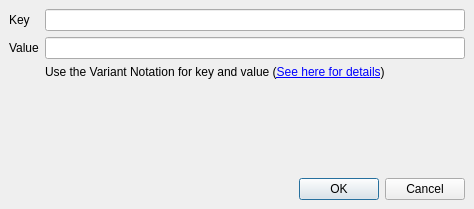
<?xml version="1.0" encoding="UTF-8"?>
<ui version="4.0">
 <class>UserPropertiesEditForm</class>
 <widget class="QDialog" name="UserPropertiesEditForm">
  <property name="geometry">
   <rect>
    <x>0</x>
    <y>0</y>
    <width>474</width>
    <height>209</height>
   </rect>
  </property>
  <property name="windowTitle">
   <string>Edit User Property</string>
  </property>
  <layout class="QVBoxLayout">
   <property name="spacing">
    <number>6</number>
   </property>
   <property name="leftMargin">
    <number>9</number>
   </property>
   <property name="topMargin">
    <number>9</number>
   </property>
   <property name="rightMargin">
    <number>9</number>
   </property>
   <property name="bottomMargin">
    <number>9</number>
   </property>
   <item>
    <widget class="QFrame" name="frame">
     <property name="frameShape">
      <enum>QFrame::NoFrame</enum>
     </property>
     <property name="frameShadow">
      <enum>QFrame::Raised</enum>
     </property>
     <layout class="QGridLayout">
      <property name="leftMargin">
       <number>0</number>
      </property>
      <property name="topMargin">
       <number>0</number>
      </property>
      <property name="rightMargin">
       <number>0</number>
      </property>
      <property name="bottomMargin">
       <number>0</number>
      </property>
      <property name="spacing">
       <number>6</number>
      </property>
      <item row="0" column="1">
       <widget class="QLineEdit" name="key_le"/>
      </item>
      <item row="1" column="1">
       <widget class="QLineEdit" name="value_le"/>
      </item>
      <item row="2" column="1">
       <widget class="QLabel" name="help_label">
        <property name="text">
         <string>&lt;html&gt;Use the Variant Notation for key and value (&lt;a href=&quot;int:/about/variant_notation.xml&quot;&gt;See here for details&lt;/a&gt;)&lt;/html&gt;</string>
        </property>
        <property name="wordWrap">
         <bool>true</bool>
        </property>
       </widget>
      </item>
      <item row="1" column="0">
       <widget class="QLabel" name="label_2">
        <property name="text">
         <string>Value</string>
        </property>
       </widget>
      </item>
      <item row="0" column="0">
       <widget class="QLabel" name="label">
        <property name="text">
         <string>Key</string>
        </property>
       </widget>
      </item>
     </layout>
    </widget>
   </item>
   <item>
    <spacer>
     <property name="orientation">
      <enum>Qt::Vertical</enum>
     </property>
     <property name="sizeHint" stdset="0">
      <size>
       <width>10</width>
       <height>40</height>
      </size>
     </property>
    </spacer>
   </item>
   <item>
    <widget class="QDialogButtonBox" name="buttonBox">
     <property name="orientation">
      <enum>Qt::Horizontal</enum>
     </property>
     <property name="standardButtons">
      <set>QDialogButtonBox::Cancel|QDialogButtonBox::Ok</set>
     </property>
    </widget>
   </item>
  </layout>
 </widget>
 <resources/>
 <connections>
  <connection>
   <sender>buttonBox</sender>
   <signal>accepted()</signal>
   <receiver>UserPropertiesEditForm</receiver>
   <slot>accept()</slot>
   <hints>
    <hint type="sourcelabel">
     <x>248</x>
     <y>254</y>
    </hint>
    <hint type="destinationlabel">
     <x>157</x>
     <y>274</y>
    </hint>
   </hints>
  </connection>
  <connection>
   <sender>buttonBox</sender>
   <signal>rejected()</signal>
   <receiver>UserPropertiesEditForm</receiver>
   <slot>reject()</slot>
   <hints>
    <hint type="sourcelabel">
     <x>316</x>
     <y>260</y>
    </hint>
    <hint type="destinationlabel">
     <x>286</x>
     <y>274</y>
    </hint>
   </hints>
  </connection>
 </connections>
</ui>
